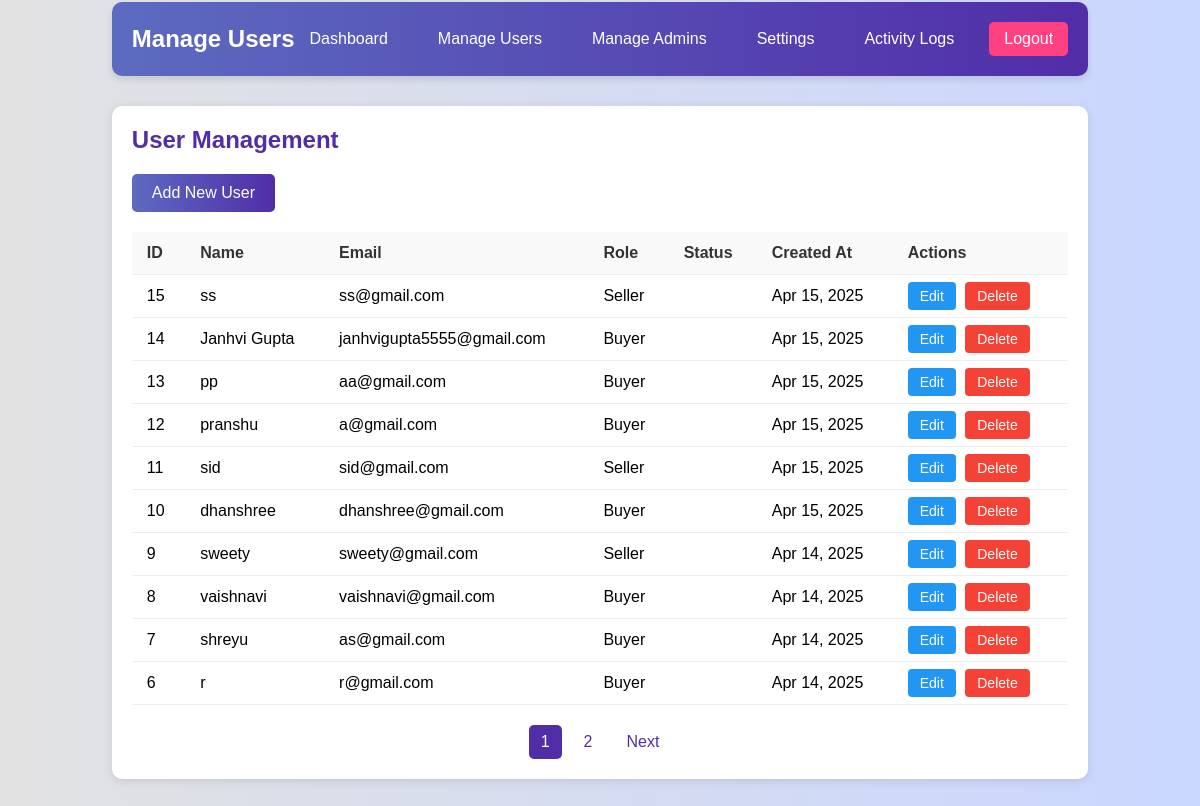
The app's page /signUpLogin/admin/users.php (signed in) with its own data.
### tables this page shows
CREATE TABLE `users` (
  `id` int(11) NOT NULL,
  `name` varchar(255) NOT NULL,
  `email` varchar(255) NOT NULL,
  `password` varchar(255) NOT NULL,
  `role` enum('buyer','seller') NOT NULL,
  `created_at` timestamp NOT NULL DEFAULT current_timestamp()
);

### signUpLogin/admin/users.php (the view, shortened to what this page needs)
<?php
$host = 'localhost';
$dbname = 'j';
$username = 'root';
$password = '';
try {
    $pdo = new PDO("mysql:host=$host;dbname=$dbname", $username, $password);
    $pdo->setAttribute(PDO::ATTR_ERRMODE, PDO::ERRMODE_EXCEPTION);
    $page = isset($_GET['page']) ? (int)$_GET['page'] : 1;
    $limit = 10;
    $offset = ($page - 1) * $limit;
    $stmt = $pdo->prepare("SELECT * FROM users ORDER BY created_at DESC LIMIT ? OFFSET ?");
    $stmt->bindValue(1, $limit, PDO::PARAM_INT);
    $stmt->bindValue(2, $offset, PDO::PARAM_INT);
    $stmt->execute();
    $users = $stmt->fetchAll();
    $stmt = $pdo->query("SELECT COUNT(*) FROM users");
    $totalUsers = $stmt->fetchColumn();
    $totalPages = ceil($totalUsers / $limit);
} catch(PDOException $e) {
    die("Connection failed: " . $e->getMessage());
}
?>
<!DOCTYPE html>
<html lang="en">
<head>
    <link rel="stylesheet" href="../style.css">
</head>
<body>
    <div class="admin-dashboard">
        <div class="admin-header">
            <h1>Manage Users</h1>
            <div class="admin-nav">
                <a href="dashboard.php">Dashboard</a>
                <a href="users.php">Manage Users</a>
                <a href="admins.php">Manage Admins</a>
                <a href="settings.php">Settings</a>
                <a href="activity.php">Activity Logs</a>
                <a href="logout.php" class="logout-btn">Logout</a>
            </div>
        </div>
        <div class="content-card">
            <h2>User Management</h2>
            <a href="add_user.php" class="add-user-btn">Add New User</a>
            <table>
                <thead>
                    <tr>
                        <th>ID</th>
                        <th>Name</th>
                        <th>Email</th>
                        <th>Role</th>
                        <th>Status</th>
                        <th>Created At</th>
                        <th>Actions</th>
                    </tr>
                </thead>
                <tbody>
                    <?php foreach ($users as $user): ?>
                    <tr>
                        <td><?php echo $user['id']; ?></td>
                        <td><?php echo htmlspecialchars($user['name']); ?></td>
                        <td><?php echo htmlspecialchars($user['email']); ?></td>
                        <td><?php echo ucfirst($user['role']); ?></td>
                        <td>
                        </td>
                        <td><?php echo date('M d, Y', strtotime($user['created_at'])); ?></td>
                        <td>
                            <a href="edit_user.php?id=<?php echo $user['id']; ?>" class="action-btn edit-btn">Edit</a>
                            <a href="delete_user.php?id=<?php echo $user['id']; ?>" class="action-btn delete-btn" onclick="return confirm('Are you sure you want to delete this user?')">Delete</a>
                        </td>
                    </tr>
                    <?php endforeach; ?>
                </tbody>
            </table>
            <?php if ($totalPages > 1): ?>
            <div class="pagination">
                <?php for ($i = 1; $i <= $totalPages; $i++): ?>
                <a href="?page=<?php echo $i; ?>" class="<?php echo $i == $page ? 'active' : ''; ?>"><?php echo $i; ?></a>
                <?php endfor; ?>
                <?php if ($page < $totalPages): ?>
                <a href="?page=<?php echo $page + 1; ?>">Next</a>
                <?php endif; ?>
            </div>
            <?php endif; ?>
        </div>
    </div>
</body>
</html>

### signUpLogin/style.css (style rules this page uses)
* { margin: 0; padding: 0; box-sizing: border-box; font-family: 'Montserrat', sans-serif; }
body { background-color: #c9d6ff; background: linear-gradient(to right, #e2e2e2, #c9d6ff); display: flex; align-items: center; justify-content: center; flex-direction: column; height: 100vh; }

### signUpLogin/admin/users.php (style rules this page uses)
body { background-color: #f5f5f5; font-family: 'Montserrat', sans-serif; }
.admin-dashboard { padding: 20px; max-width: 1200px; margin: 0 auto; }
.admin-header { display: flex; justify-content: space-between; align-items: center; margin-bottom: 30px; padding: 20px; background: linear-gradient(to right, #5c6bc0, #512da8); color: white; border-radius: 10px; box-shadow: 0 4px 6px rgba(0, 0, 0, 0.1); }
.admin-header h1 { margin: 0; font-size: 24px; }
.admin-nav { display: flex; gap: 20px; }
.admin-nav a { color: white; text-decoration: none; padding: 8px 15px; border-radius: 5px; transition: background-color 0.3s; }
.logout-btn { background: #ff4081; color: white; border: none; padding: 8px 15px; border-radius: 5px; cursor: pointer; transition: background-color 0.3s; }
.content-card { background: white; padding: 20px; border-radius: 10px; box-shadow: 0 2px 10px rgba(0, 0, 0, 0.1); margin-bottom: 20px; }
.content-card h2 { color: #512da8; margin-bottom: 20px; }
table { width: 100%; border-collapse: collapse; }
th, td { padding: 12px 15px; text-align: left; border-bottom: 1px solid #eee; }
th { background-color: #f9f9f9; font-weight: 600; color: #333; }
.pagination { display: flex; justify-content: center; margin-top: 20px; }
.pagination a { color: #512da8; text-decoration: none; padding: 8px 12px; margin: 0 5px; border-radius: 5px; transition: background-color 0.3s; }
.pagination .active { background-color: #512da8; color: white; }
.action-btn { padding: 6px 12px; border-radius: 4px; text-decoration: none; font-size: 14px; margin-right: 5px; }
.edit-btn { background-color: #2196f3; color: white; }
.delete-btn { background-color: #f44336; color: white; }
.add-user-btn { display: inline-block; background: linear-gradient(to right, #5c6bc0, #512da8); color: white; padding: 10px 20px; border-radius: 5px; text-decoration: none; margin-bottom: 20px; transition: all 0.3s ease; }

### records on screen
users: id "15", name "ss", email "ss@gmail.com", role "Seller", created_at "Apr 15, 2025"
users: id "14", name "Janhvi Gupta", email "janhvigupta5555@gmail.com", role "Buyer", created_at "Apr 15, 2025"
users: id "13", name "pp", email "aa@gmail.com", role "Buyer", created_at "Apr 15, 2025"
users: id "12", name "pranshu", email "a@gmail.com", role "Buyer", created_at "Apr 15, 2025"
users: id "11", name "sid", email "sid@gmail.com", role "Seller", created_at "Apr 15, 2025"
users: id "10", name "dhanshree", email "dhanshree@gmail.com", role "Buyer", created_at "Apr 15, 2025"
users: id "9", name "sweety", email "sweety@gmail.com", role "Seller", created_at "Apr 14, 2025"
users: id "8", name "vaishnavi", email "vaishnavi@gmail.com", role "Buyer", created_at "Apr 14, 2025"
users: id "7", name "shreyu", email "as@gmail.com", role "Buyer", created_at "Apr 14, 2025"
users: id "6", name "r", email "r@gmail.com", role "Buyer", created_at "Apr 14, 2025"
